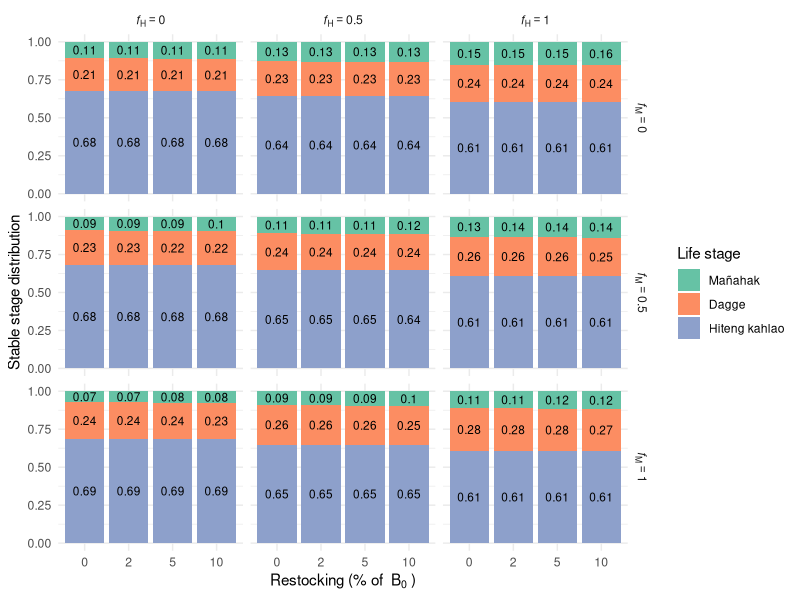

Generate this figure with R:
library(tidyverse)
library(viridis)
library(purrr)
library(dplyr)

# Parameters
juvenile_mortality <- 0.9 / 2
subadult_mortality <- 0.54 / 2
adult_mortality <- 0.33 / 2
juvenile_survival_rate <- 1 - juvenile_mortality
subadult_survival_rate <- 1 - subadult_mortality
adult_survival_rate <-  1 - adult_mortality

juvenile_to_subadult_rate <- 1
subadult_to_adult_rate <- 0.5

reproduction_rate <- 2
reproduction_rate_2 <- 1.5

carrying_capacity <- 68
time_steps <- 200

# Parameter ranges
fishing_effort_values <- c(0, 0.25, 0.5)
restocking_values <- c(0, 1, 3, 5.5) # Restocking scenarios

#Current fishing for burn in
F_current_instantaneous <- 0.09 
F_current_discrete <- (1 - exp(-F_current_instantaneous)) / 2
F_current_discrete

F_current_discrete_juv <- 0.01


















run_simulation <- function(F_adults, F_juveniles, restocked_juveniles, burn_in_time = 100) {
  juvenile_population <- 10
  subadult_population <- 10
  adult_population <- 10
  
  # Store population over time and eigenvalues
  population_over_time <- numeric(time_steps)
  eigenvalues_over_time <- numeric(time_steps) 
  eigenvectors_over_time <- vector("list", time_steps)
  restocked_dagge_values <- numeric(time_steps) 
  
  for (t in 1:time_steps) {
    if (t <= burn_in_time) {
      F_adults_current <- F_current_discrete
      F_juveniles_current <- F_current_discrete_juv
      restocking <- 0
    } else {
      F_adults_current <- F_adults
      F_juveniles_current <- F_juveniles
      restocking <- restocked_juveniles
    }
    
    current_reproduction_rate <- ifelse(t %% 2 == 0, reproduction_rate, reproduction_rate_2)
    
    total_population <- juvenile_population + subadult_population + adult_population
    new_juveniles <- adult_population * current_reproduction_rate * (1 - total_population / carrying_capacity)
    surviving_juveniles <- juvenile_population * juvenile_survival_rate * (1 - F_juveniles_current)
    new_subadults <- juvenile_population * juvenile_to_subadult_rate
    surviving_subadults <- subadult_population * subadult_survival_rate
    new_adults <- subadult_population * subadult_to_adult_rate
    surviving_adults <- adult_population * adult_survival_rate * (1 - F_adults_current)
    
    if (t %% 2 == 0) {
      juvenile_population <- max(0, new_juveniles + surviving_juveniles - new_subadults - restocking)
      restocked_dagge <- restocking + (2.35 * (1 - restocking / carrying_capacity))
      
      restocked_dagge_values[t] <- restocked_dagge  # Store restocked dagge value
      subadult_population <- max(0, new_subadults + surviving_subadults - new_adults + restocked_dagge)
    } else {
      juvenile_population <- max(0, new_juveniles + surviving_juveniles - new_subadults)
      subadult_population <- max(0, new_subadults + surviving_subadults - new_adults)
    }
    
    adult_population <- max(0, new_adults + surviving_adults)
    
    # Store total population at each timestep
    total_population <- juvenile_population + subadult_population + adult_population
    population_over_time[t] <- total_population 
    
    
    # Construct the population transition matrix
    transition_matrix <- matrix(c(
      #0, 0, current_reproduction_rate - (restocking / carrying_capacity),  # Juvenile production
      - (restocking / carrying_capacity), 0, current_reproduction_rate,  # Juvenile production
      juvenile_survival_rate * (1 - F_juveniles_current) * juvenile_to_subadult_rate + (restocking + (2.35 * (1 - restocking / carrying_capacity))) / carrying_capacity, 0, 0,  # Juvenile survival to subadult
      0, subadult_survival_rate * subadult_to_adult_rate, adult_survival_rate * (1 - F_adults_current)  # Subadult survival & transition
    ), nrow = 3, byrow = TRUE)
    
    # Compute the dominant eigenvalue (growth rate)
    eigenvalues <- eigen(transition_matrix)$values
    dominant_eigenvalue <- max(Re(eigenvalues))  # Take the real part
    eigenvalues_over_time[t] <- dominant_eigenvalue
    
    
    #Second matrix for reproductive contribution
    #transition matrix for reproductive contribution
    transition_matrix_r <- matrix(c(
      - (restocking / carrying_capacity), juvenile_survival_rate * (1 - F_juveniles_current) * juvenile_to_subadult_rate + 
        (restocking + (2.35 * (1 - restocking / carrying_capacity))) / carrying_capacity, 0,
      0, 0, subadult_survival_rate * subadult_to_adult_rate,
      current_reproduction_rate, 0, adult_survival_rate * (1 - F_adults_current)
    ), nrow=3, byrow = TRUE)
    
    # Compute the dominant eigenvalue (growth rate)
    eigenvectors <- eigen(transition_matrix_r)$vectors
    principle_eigenvector <- eigenvectors[,1]
    eigenvectors_over_time[[t]] <- principle_eigenvector
    
    
  }
  
  return(list(
    avg_population_last_20 = mean(population_over_time[(time_steps - 19):time_steps]),
    avg_eigenvalue_last_20 = mean(eigenvalues_over_time[(time_steps - 19):time_steps]),  # Average last 20 timesteps
    end_eigenvector = eigenvectors_over_time[[time_steps]]
  ))
}



all_results <- data.frame()

for (restocked_juveniles in restocking_values) {
  sensitivity_results <- expand.grid(
    F_adults = fishing_effort_values,
    F_juveniles = fishing_effort_values
  ) %>%
    mutate(
      Avg_Total_Population = 0,
      Avg_Eigenvalue = 0,
      Eigenvector = vector("list", n())
    )

  
  reference_population <- run_simulation(
    F_adults = 0,
    F_juveniles = 0,
    restocked_juveniles = 0,
    burn_in_time = 100
  )
  
  for (i in seq_len(nrow(sensitivity_results))) {
    sim_result <- run_simulation(
      F_adults = sensitivity_results$F_adults[i],
      F_juveniles = sensitivity_results$F_juveniles[i],
      restocked_juveniles = restocked_juveniles,
      burn_in_time = 100
    )
    
    sensitivity_results$Avg_Total_Population[i] <- sim_result$avg_population_last_20
    sensitivity_results$Avg_Eigenvalue[i] <- sim_result$avg_eigenvalue_last_20
    sensitivity_results$Eigenvector[[i]] <- sim_result$end_eigenvector
  }
  
  sensitivity_results <- sensitivity_results %>%
    mutate(
      Relative_Population = Avg_Total_Population / reference_population$avg_population_last_20,
      Restocking_Percent = round((restocked_juveniles / reference_population$avg_population_last_20) * 100, 0)
    )
  
  all_results <- bind_rows(all_results, sensitivity_results)
}









###Visualizing eigenvectors

all_results_long <- all_results %>%
  mutate(
    juvenile_contrib = map_dbl(Eigenvector, ~ Re(.x[1])),
    subadult_contrib = map_dbl(Eigenvector, ~ Re(.x[2])),
    adult_contrib = map_dbl(Eigenvector, ~ Re(.x[3]))
  )




all_results_long <- all_results_long %>%
  rowwise() %>%
  mutate(
    total = juvenile_contrib + subadult_contrib + adult_contrib,
    juvenile_prop = juvenile_contrib / total,
    subadult_prop = subadult_contrib / total,
    adult_prop = adult_contrib / total
  ) %>%
  ungroup()


# Create custom facet labels using expressions
all_results_long$F_adults <- factor(all_results_long$F_adults,
                                         levels = c(0, 0.25, 0.5),
                                         labels = c("italic(f)[H]==0", "italic(f)[H]==0.5", "italic(f)[H]==1")
)

all_results_long$F_juveniles <- factor(all_results_long$F_juveniles,
                                       levels = c(0, 0.25, 0.5),
                                       labels = c("italic(f)[M]==0", "italic(f)[M]==0.5", "italic(f)[M]==1")
)


# Plot
stabledist <- all_results_long %>%
  pivot_longer(cols = c(juvenile_prop, subadult_prop, adult_prop),
               names_to = "stage", values_to = "proportion") %>%
  mutate(
    stage = factor(stage, levels = c("juvenile_prop", "subadult_prop", "adult_prop"),
                   labels = c("Mañahak", "Dagge", "Hiteng kahlao"))
  ) %>%
  ggplot(aes(x = factor(Restocking_Percent), y = proportion, fill = stage)) +
  geom_bar(stat = "identity", position = "stack") +
  geom_text(aes(label = round(proportion, 2)),
            position = position_stack(vjust = 0.5),
            size = 3, color = "black") +
  facet_grid(F_juveniles ~ F_adults, labeller = label_parsed) +
  labs(x = bquote("Restocking (% of "~B[0]~")"), y = "Stable stage distribution",
       fill = "Life stage") +
  theme_minimal() +
  theme(strip.text = element_text(face = "italic")) +
  scale_fill_brewer(palette = "Set2")



all_results_long %>%
  group_by(F_adults, F_juveniles, Restocking_Percent) %>%
  summarise(across(ends_with("_prop"), mean))



ggsave("~/Desktop/Fig2_stabledist.png", stabledist, width=8, height=6, bg="transparent")












